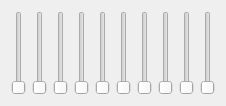
               <widget class="QWidget" name="page_5">
                <layout class="QHBoxLayout" name="horizontalLayout_6">
                 <item>
                  <widget class="QSlider" name="verticalSlider">
                   <property name="orientation">
                    <enum>Qt::Vertical</enum>
                   </property>
                  </widget>
                 </item>
                 <item>
                  <widget class="QSlider" name="verticalSlider_2">
                   <property name="orientation">
                    <enum>Qt::Vertical</enum>
                   </property>
                  </widget>
                 </item>
                 <item>
                  <widget class="QSlider" name="verticalSlider_3">
                   <property name="orientation">
                    <enum>Qt::Vertical</enum>
                   </property>
                  </widget>
                 </item>
                 <item>
                  <widget class="QSlider" name="verticalSlider_4">
                   <property name="orientation">
                    <enum>Qt::Vertical</enum>
                   </property>
                  </widget>
                 </item>
                 <item>
                  <widget class="QSlider" name="verticalSlider_5">
                   <property name="orientation">
                    <enum>Qt::Vertical</enum>
                   </property>
                  </widget>
                 </item>
                 <item>
                  <widget class="QSlider" name="verticalSlider_6">
                   <property name="orientation">
                    <enum>Qt::Vertical</enum>
                   </property>
                  </widget>
                 </item>
                 <item>
                  <widget class="QSlider" name="verticalSlider_7">
                   <property name="orientation">
                    <enum>Qt::Vertical</enum>
                   </property>
                  </widget>
                 </item>
                 <item>
                  <widget class="QSlider" name="verticalSlider_8">
                   <property name="orientation">
                    <enum>Qt::Vertical</enum>
                   </property>
                  </widget>
                 </item>
                 <item>
                  <widget class="QSlider" name="verticalSlider_9">
                   <property name="orientation">
                    <enum>Qt::Vertical</enum>
                   </property>
                  </widget>
                 </item>
                 <item>
                  <widget class="QSlider" name="verticalSlider_10">
                   <property name="orientation">
                    <enum>Qt::Vertical</enum>
                   </property>
                  </widget>
                 </item>
                </layout>
               </widget>
